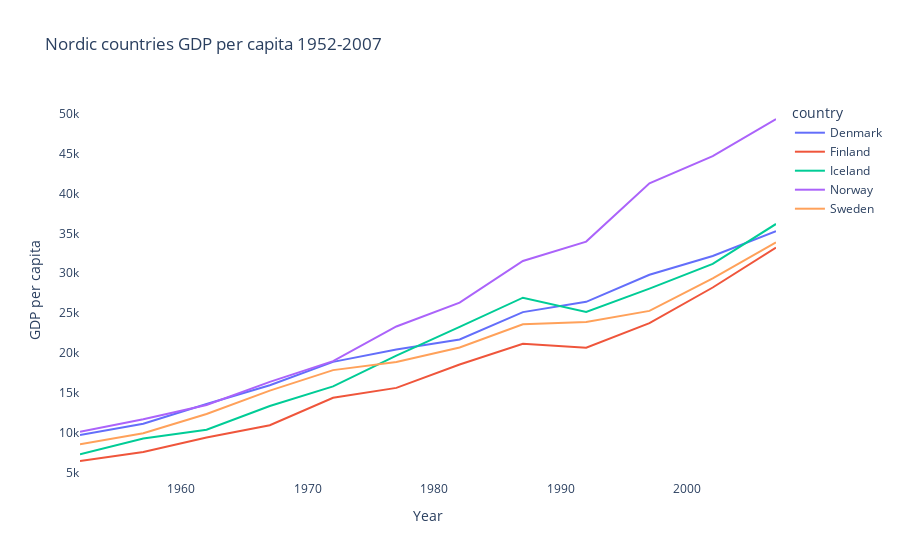

Write notebook code for a chart like this one.
### Markdown cell above
###hover settings

### Code cell
fig = px.line(nordic, x= "year", 
              y= "gdpPercap", 
              color= "country",
              title="Nordic countries GDP per capita 1952-2007",
              labels={"gdpPercap": "GDP per capita", "year":"Year"},)

fig.update_layout(hovermode="x",
                  plot_bgcolor= "white"
                  )

fig.update_xaxes(showspikes=True, 
                 spikemode="across", 
                 spikesnap="cursor", 
                 spikedash="solid"
                 )

fig.show()

### Figure 1 — Plotly figure (JSON) as saved in the notebook; plotly's stock layout.template omitted (floating-point values rounded to 4 significant figures)
{"data": [{"hovertemplate": "country=Denmark<br>Year=%{x}<br>GDP per capita=%{y}<extra></extra>", "legendgroup": "Denmark", "line": {"color": "#636efa", "dash": "solid"}, "marker": {"symbol": "circle"}, "mode": "lines", "name": "Denmark", "orientation": "v", "showlegend": true, "type": "scatter", "x": [1952, 1957, 1962, 1967, 1972, 1977, 1982, 1987, 1992, 1997, 2002, 2007], "xaxis": "x", "y": [9692.0, 11100.0, 13580.0, 15940.0, 18870.0, 20420.0, 21690.0, 25120.0, 26410.0, 29800.0, 32170.0, 35280.0], "yaxis": "y"}, {"hovertemplate": "country=Finland<br>Year=%{x}<br>GDP per capita=%{y}<extra></extra>", "legendgroup": "Finland", "line": {"color": "#EF553B", "dash": "solid"}, "marker": {"symbol": "circle"}, "mode": "lines", "name": "Finland", "orientation": "v", "showlegend": true, "type": "scatter", "x": [1952, 1957, 1962, 1967, 1972, 1977, 1982, 1987, 1992, 1997, 2002, 2007], "xaxis": "x", "y": [6425.0, 7545.0, 9372.0, 10920.0, 14360.0, 15610.0, 18530.0, 21140.0, 20650.0, 23720.0, 28200.0, 33210.0], "yaxis": "y"}, {"hovertemplate": "country=Iceland<br>Year=%{x}<br>GDP per capita=%{y}<extra></extra>", "legendgroup": "Iceland", "line": {"color": "#00cc96", "dash": "solid"}, "marker": {"symbol": "circle"}, "mode": "lines", "name": "Iceland", "orientation": "v", "showlegend": true, "type": "scatter", "x": [1952, 1957, 1962, 1967, 1972, 1977, 1982, 1987, 1992, 1997, 2002, 2007], "xaxis": "x", "y": [7268.0, 9244.0, 10350.0, 13320.0, 15800.0, 19650.0, 23270.0, 26920.0, 25140.0, 28060.0, 31160.0, 36180.0], "yaxis": "y"}, {"hovertemplate": "country=Norway<br>Year=%{x}<br>GDP per capita=%{y}<extra></extra>", "legendgroup": "Norway", "line": {"color": "#ab63fa", "dash": "solid"}, "marker": {"symbol": "circle"}, "mode": "lines", "name": "Norway", "orientation": "v", "showlegend": true, "type": "scatter", "x": [1952, 1957, 1962, 1967, 1972, 1977, 1982, 1987, 1992, 1997, 2002, 2007], "xaxis": "x", "y": [10100.0, 11650.0, 13450.0, 16360.0, 18970.0, 23310.0, 26300.0, 31540.0, 33970.0, 41280.0, 44680.0, 49360.0], "yaxis": "y"}, {"hovertemplate": "country=Sweden<br>Year=%{x}<br>GDP per capita=%{y}<extra></extra>", "legendgroup": "Sweden", "line": {"color": "#FFA15A", "dash": "solid"}, "marker": {"symbol": "circle"}, "mode": "lines", "name": "Sweden", "orientation": "v", "showlegend": true, "type": "scatter", "x": [1952, 1957, 1962, 1967, 1972, 1977, 1982, 1987, 1992, 1997, 2002, 2007], "xaxis": "x", "y": [8528.0, 9912.0, 12330.0, 15260.0, 17830.0, 18860.0, 20670.0, 23590.0, 23880.0, 25270.0, 29340.0, 33860.0], "yaxis": "y"}], "layout": {"hovermode": "x", "legend": {"title": {"text": "country"}, "tracegroupgap": 0}, "plot_bgcolor": "white", "title": {"text": "Nordic countries GDP per capita 1952-2007"}, "xaxis": {"anchor": "y", "domain": [0, 1], "showspikes": true, "spikedash": "solid", "spikemode": "across", "spikesnap": "cursor", "title": {"text": "Year"}}, "yaxis": {"anchor": "x", "domain": [0, 1], "title": {"text": "GDP per capita"}}}}
